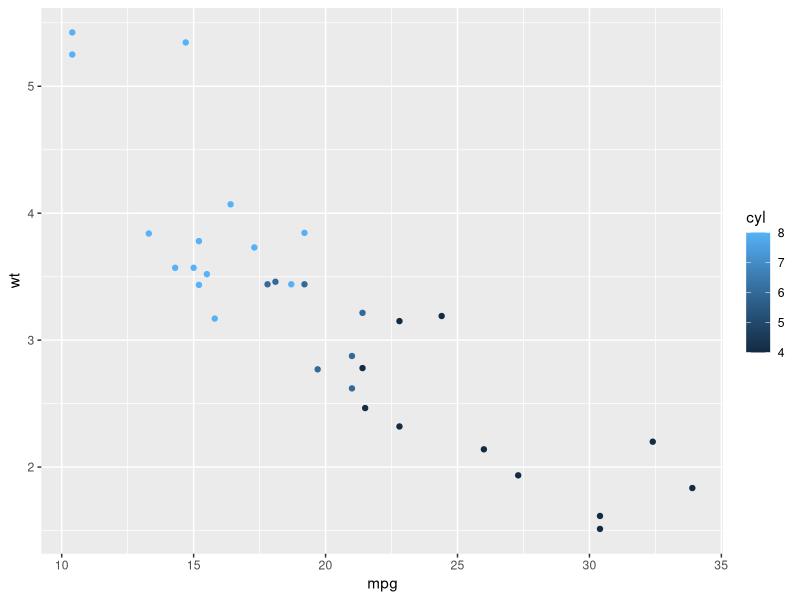

Source code (R):
## R for Excel Analysts
5 + 5

### Excel LEN function equivalent
nchar("John")

## Upper Cases
toupper("bhavesh")

## ggplot2 plotting
library(ggplot2)
qplot(x=mpg, y=wt, data =mtcars, colour = cyl)
